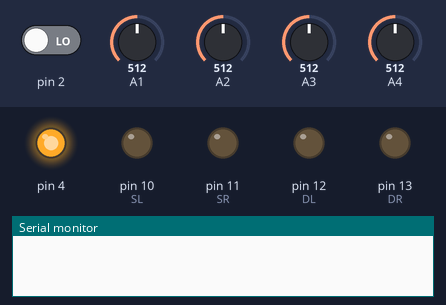
The sketch below on a simulated Arduino Uno, built with avr-gcc and run on an emulated ATmega328P. Shown: output pins drawn as LEDs (lit = HIGH), the last lines printed to the serial monitor. The test bench sets the inputs (shaded band); at power-on: A1 = 512, pin 2 LOW, A2 = 512, A3 = 512, A4 = 512.

Above: at 0.01 s.
At 1.7 s:
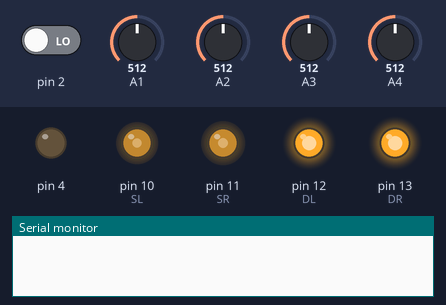
1.8 s: A1 set to 366
3.3 s: A1 set to 344
At 5.0 s:
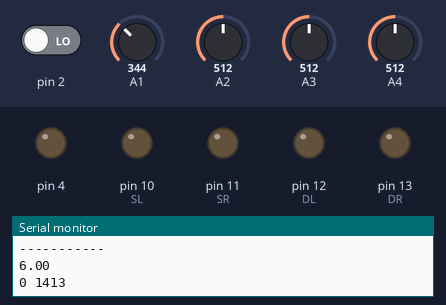
Timing chart, 0 to 6.5 s (numbered marks = the images above; inputs shaded):
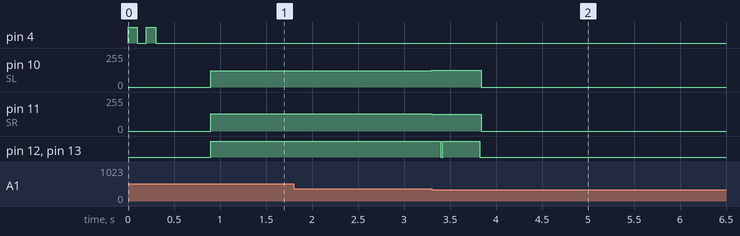

The sketch:

vro_2019_v1.2.ino
```cpp
#include "navigator_v2.2.h"
#include "library.h"
//int i = 1;

void setup() {
  Serial.begin(9600);
  pinMode (13, OUTPUT);
  pinMode (4 , OUTPUT);
  pinMode (DR, OUTPUT);
  pinMode (DL, OUTPUT);
  while (digitalRead(2) == 1) { delay(10); } zum(); delay(500);
  linia();
  //L();
  //Serial.print("O"); delay(3000); Serial.print("O");
  //test_n();
}

void loop() {

}

void test_n() {
  t_finish = 11;
  t_start = 3;
  navigator();
  i = 1;
  while ((i < 40) && (mas[i] < 200)) {
    Serial.print(i);
    Serial.print(" ");
    Serial.println(mas[i]);
    i++;
  }
  i = 1;
  Serial.println("------------");
  while ((i < 40) && (pyt[i] > 0)) {
    Serial.print(pyt[i]);
    Serial.print(" ");
    i++;
  }
}

void arxiv() {
  //test_e();
  //test_d3();
  //test_d();
  linia_d();
  if (abs(e) >= M*0.9) { D = D + e; }
  if (abs(e) < 5) { D = 0; }
  Serial.print(e);
  Serial.print(" ");
  Serial.println(D);
  delay(1);
  if (abs(D) > 4500) {
    analogWrite (SL, 0);
    analogWrite (SR, 0);
    while (b < 1000) {}
  }
  /*in0 = analogRead(A0);
  if (in0 > max_0) { max_0 = in0; }
  if (in0 < min_0) { min_0 = in0; }
  Serial.print(min_0);
  Serial.print(" ");
  Serial.println(max_0);*/
}

void scan() {
  j = 3;  // общий счетчик точек
  x = 0; y = 0; // наст. коорд.
  napr = 1;
  while (f == 0) {//---------------------------------------------
    linia();      // проехал до локации
    //a2 = a;
    if (a > 0) {  //учитываем прямые участки пути
      if (napr == 1) { x++; }  // определяем координату
      if (napr == 2) { y++; }
      if (napr == 3) { x--; }
      if (napr == 4) { y--; }
      i = 1;
      myt = 1;
      while (!((ver[myt][1] == x) && (ver[myt][2] == y))) { myt++; } // ищем точку с такой-же координатой
      ver[myt][3] = 1;   // отмечаем, что были в ней
      AV();
      a--;
    }
    if (napr == 1) { x++; }  // определяем координату
    if (napr == 2) { y++; }
    if (napr == 3) { x--; }
    if (napr == 4) { y--; }
    i = 1;
    myt = 1;
    while (!((ver[myt][1] == x) && (ver[myt][2] == y))) { myt++; } // ищем точку с такой-же координатой
    ver[myt][3] = 1;   // отмечаем, что были в ней
    // определил соседние локации
    //Serial.println(A);
    if (A == 2.1) { AL();             }
    if (A == 2.2) { AR();             }
    if (A == 3.1) { AL();             }
    if (A == 3.2) { AR();             }
    if (A == 5  ) { AR(); AL();       }
    if (A == 5.1) { AL(); AV();       }
    if (A == 5.2) { AR(); AV();       }
    if (A == 6  ) { AL(); AR(); AV(); }
    // проверить на "все ли обследованны"
    i = 1;
    while (ver[i][0] > 0) {
      if (ver[i][3] == 0) { f++; }
      i++;
    }
    if (f > 0) { f = 0; }
    else       { f = 1; }
    i = 1;
    // определить, куда ехать дальше если !(f == 0) и при надобности повернуть
    //f++;
    if (f == 0) {
      // проверка: есть ли рядом неразведанные
      while ((i < 34) && (flag == 0)) {
        if (((ver[i][1] == x + 1) && (ver[i][2] == y) && (ver[i][3] == 0)) || ((ver[i][1] == x - 1) && (ver[i][2] == y) && (ver[i][3] == 0)) || ((ver[i][1] == x) && (ver[i][2] == y + 1) && (ver[i][3] == 0)) || ((ver[i][1] == x) && (ver[i][2] == y - 1) && (ver[i][3] == 0))) {
          flag++;
        }
        i++;
      }
      i = 1;
      if (flag == 1) {  // есть рядом неразведанные
        flag = 0;  // поиск, куда можно поехать
        // вперед
        while (!((ver[i][1] == x + 1) && (ver[i][2] == y) && (ver[i][3] == 0)) && (flag == 0) && (napr == 1) && (i < 34)) { i++; } if (i < 34) { flag = 1; } i = 1;
        while (!((ver[i][1] == x) && (ver[i][2] == y + 1) && (ver[i][3] == 0)) && (flag == 0) && (napr == 2) && (i < 34)) { i++; } if (i < 34) { flag = 1; } i = 1;
        while (!((ver[i][1] == x - 1) && (ver[i][2] == y) && (ver[i][3] == 0)) && (flag == 0) && (napr == 3) && (i < 34)) { i++; } if (i < 34) { flag = 1; } i = 1;
        while (!((ver[i][1] == x) && (ver[i][2] == y - 1) && (ver[i][3] == 0)) && (flag == 0) && (napr == 4) && (i < 34)) { i++; } if (i < 34) { flag = 1; } i = 1;
        // влево
        while (!((ver[i][1] == x + 1) && (ver[i][2] == y) && (ver[i][3] == 0)) && (flag == 0) && (napr == 2) && (i < 34)) { i++; } if (i < 34) { flag = 2; } i = 1;
        while (!((ver[i][1] == x) && (ver[i][2] == y + 1) && (ver[i][3] == 0)) && (flag == 0) && (napr == 3) && (i < 34)) { i++; } if (i < 34) { flag = 2; } i = 1;
        while (!((ver[i][1] == x - 1) && (ver[i][2] == y) && (ver[i][3] == 0)) && (flag == 0) && (napr == 4) && (i < 34)) { i++; } if (i < 34) { flag = 2; } i = 1;
        while (!((ver[i][1] == x) && (ver[i][2] == y - 1) && (ver[i][3] == 0)) && (flag == 0) && (napr == 1) && (i < 34)) { i++; } if (i < 34) { flag = 2; } i = 1;
        // вправо
        while (!((ver[i][1] == x + 1) && (ver[i][2] == y) && (ver[i][3] == 0)) && (flag == 0) && (napr == 4) && (i < 34)) { i++; } if (i < 34) { flag = 3; } i = 1;
        while (!((ver[i][1] == x) && (ver[i][2] == y + 1) && (ver[i][3] == 0)) && (flag == 0) && (napr == 1) && (i < 34)) { i++; } if (i < 34) { flag = 3; } i = 1;
        while (!((ver[i][1] == x - 1) && (ver[i][2] == y) && (ver[i][3] == 0)) && (flag == 0) && (napr == 2) && (i < 34)) { i++; } if (i < 34) { flag = 3; } i = 1;
        while (!((ver[i][1] == x) && (ver[i][2] == y - 1) && (ver[i][3] == 0)) && (flag == 0) && (napr == 3) && (i < 34)) { i++; } if (i < 34) { flag = 3; } i = 1;
        if (flag == 1) { V(); }
        if (flag == 2) { L(); }
        if (flag == 3) { R(); }
      }
      else { // нет рядом неразведанных (они далеко)
        //--------------------------------------------------  дописать
      }
    }
  }
  i = 1;
  while (ver[i][0] > 0) {
    Serial.print((int)ver[i][0]);
    Serial.print(" ");
    Serial.print((int)ver[i][1]);
    Serial.print(" ");
    Serial.print((int)ver[i][2]);
    Serial.print(" ");
    Serial.println((int)ver[i][3]);
    Serial.print(" ");
    i++;
    delay(100);
  }
  Serial.println("---------------");
  i = 1;
  while (dor[i][0] > 0) {
    Serial.print(dor[i][0]);
    Serial.print(" ");
    Serial.println(dor[i][1]);
    i++;
    delay(100);
  }
}

void linia() {
  a = 0;
  //while ((((analogRead(A1) > 350) && (analogRead(A4) > 350))) && (((analogRead(A2) < 850) || (analogRead(A3) < 850)))) {
  while ((abs(D) < 4500) && (analogRead(A1) > 350) && (analogRead(A4) > 350) && ((analogRead(A2) < 850) || (analogRead(A3) < 850)))  {
    linia_d();
    if (abs(e) >= M*0.9) { D = D + e; }
    if (abs(e) < 5) { D = 0; }
    k++;
    delay(1);
  }
  if (D < 4500) {
    digitalWrite(DL, 1);
    analogWrite (SL, M);
    digitalWrite(DR, 1);
    analogWrite (SR, M);
    delay(100);
    digitalWrite(DL, 0);
    analogWrite (SL, M);
    digitalWrite(DR, 0);
    analogWrite (SR, M);
    delay(20);
    digitalWrite(DL, 0);
    analogWrite (SL, 0);
    digitalWrite(DR, 0);
    analogWrite (SR, 0);
  }
  digitalWrite(DL, 1);
  analogWrite (SL, 0);
  digitalWrite(DR, 1);
  analogWrite (SR, 0);
  a = (k + 400)/1000 - 1;
  if (a < 0) { a = 0; }
  //-------------------------------------------------- проехали по линии до какого-то элемента
  if (abs(D) > 100) {  // дуга
    if (D > 0) { A = 2.1; l(); }
    else { A = 2.2; r(); }
  }
  else {       // не дуга
    //process();
    if (analogRead(A1) < 700) { in1 = 1; } else { in1 = 0; }
    if (analogRead(A2) < 800) { in2 = 1; } else { in2 = 0; }
    if (analogRead(A3) < 800) { in3 = 1; } else { in3 = 0; }
    if (analogRead(A4) < 700) { in4 = 1; } else { in4 = 0; }
    if (analogRead(A0) < 800) { in0 = 1; } else { in0 = 0; }
    if ((in1 == 1) && (in2 == 1) && (in3 == 1) && (in4 == 1) && (in0 == 1)) { A = 6;   }
    if ((in1 == 1) && (in2 == 1) && (in3 == 1) && (in4 == 1) && (in0 == 0)) { A = 5;   }
    if ((in1 == 1) && (in2 == 1) && (in3 == 1) && (in4 == 0) && (in0 == 1)) { A = 5.1; }
    if ((in1 == 0) && (in2 == 1) && (in3 == 1) && (in4 == 1) && (in0 == 1)) { A = 5.2; }
    if ((in1 == 0) && (in2 == 0) && (in3 == 0) && (in4 == 0) && (in0 == 0)) { A = 4;   }
    if ((in1 == 0) && (in2 == 1) && (in3 == 1) && (in4 == 1) && (in0 == 0)) { A = 3.2; }
    if ((in1 == 1) && (in2 == 1) && (in3 == 1) && (in4 == 0) && (in0 == 0)) { A = 3.1; }
  }
  if (D < 4500) {
    digitalWrite(DL, 1);
    analogWrite (SL, M);
    digitalWrite(DR, 1);
    analogWrite (SR, M);
    delay(400);
    digitalWrite(DL, 0);
    analogWrite (SL, M);
    digitalWrite(DR, 0);
    analogWrite (SR, M);
    delay(20);
    digitalWrite(DL, 0);
    analogWrite (SL, 0);
    digitalWrite(DR, 0);
    analogWrite (SR, 0);
  }
  D = 0;
  //test_d2();
  Serial.println("-----------");
  Serial.println(A);
  Serial.print(a);
  Serial.print(" ");
  Serial.println(k);
  k = 0;
}

void linia_d() {
  in2 = analogRead(A2);
  in3 = analogRead(A3);
  if (in2 > max_2) { max_2 = in2; }
  if (in2 < min_2) { min_2 = in2; }
  if (in3 > max_3) { max_3 = in3; }
  if (in3 < min_3) { min_3 = in3; }
  e = (map(in3, min_3, max_3, 0, M) - map(in2, min_2, max_2, 0, M))*1.5;
  if (e > M)      { e = M; }
  if (e < M*(-1)) { e = M*(-1); }
  digitalWrite(DL, 1);
  analogWrite (SL, M - e);
  digitalWrite(DR, 1);
  analogWrite (SR, M + e);
}

void process() {
  /*if (analogRead(A1) < 570) { in1 = 1; } else { in1 = 0; }
  if (analogRead(A2) < 750) { in2 = 1; } else { in2 = 0; }
  if (analogRead(A3) < 825) { in3 = 1; } else { in3 = 0; }
  if (analogRead(A4) < 600) { in4 = 1; } else { in4 = 0; }
  if (analogRead(A0) < 725) { in0 = 1; } else { in0 = 0; }*/
  if (analogRead(A1) < 700) { in1 = 1; } else { in1 = 0; }
  if (analogRead(A2) < 800) { in2 = 1; } else { in2 = 0; }
  if (analogRead(A3) < 800) { in3 = 1; } else { in3 = 0; }
  if (analogRead(A4) < 700) { in4 = 1; } else { in4 = 0; }
  if (analogRead(A0) < 800) { in0 = 1; } else { in0 = 0; }
  if ((in1 == 1) && (in2 == 1) && (in3 == 1) && (in4 == 1) && (in0 == 1)) { A = 6;   }
  if ((in1 == 1) && (in2 == 1) && (in3 == 1) && (in4 == 1) && (in0 == 0)) { A = 5;   }
  if ((in1 == 1) && (in2 == 1) && (in3 == 1) && (in4 == 0) && (in0 == 1)) { A = 5.1; }
  if ((in1 == 0) && (in2 == 1) && (in3 == 1) && (in4 == 1) && (in0 == 1)) { A = 5.2; }
  if ((in1 == 0) && (in2 == 0) && (in3 == 0) && (in4 == 0) && (in0 == 0)) { A = 4;   }
  if ((in1 == 0) && (in2 == 1) && (in3 == 1) && (in4 == 1) && (in0 == 0)) { A = 3.2; }
  if ((in1 == 1) && (in2 == 1) && (in3 == 1) && (in4 == 0) && (in0 == 0)) { A = 3.1; }
  //if ((in1 == 0) && (in2 == 1) && (in3 == 1) && (in4 == 0) && (in0 == 1)) { A = 1;   }
}

void test_d3() {
  if (analogRead(A1) < 700) { in1 = 1; } else { in1 = 0; }
  if (analogRead(A2) < 800) { in2 = 1; } else { in2 = 0; }
  if (analogRead(A3) < 800) { in3 = 1; } else { in3 = 0; }
  if (analogRead(A4) < 700) { in4 = 1; } else { in4 = 0; }
  if (analogRead(A0) < 800) { in0 = 1; } else { in0 = 0; }
  Serial.print(in1);
  Serial.print(" ");
  Serial.print(in2);
  Serial.print(" ");
  Serial.print(in3);
  Serial.print(" ");
  Serial.print(in4);
  Serial.print(" ");
  Serial.println(in0);
  delay(100);
}

void test_d2() {
  Serial.println(A);
  Serial.print(in1);
  Serial.print(" ");
  Serial.print(in2);
  Serial.print(" ");
  Serial.print(in3);
  Serial.print(" ");
  Serial.print(in4);
  Serial.print(" ");
  Serial.println(in0);
  delay(100);
}

void test_d() {
  Serial.print(analogRead(A1));
  Serial.print(" ");
  Serial.print(analogRead(A2));
  Serial.print(" ");
  Serial.print(analogRead(A3));
  Serial.print(" ");
  Serial.print(analogRead(A4));
  Serial.print(" ");
  Serial.println(analogRead(A0));
  delay(100);
}

void test_e() {
  in2 = analogRead(A2);
  in3 = analogRead(A3);
  if (in2 > max_2) { max_2 = in2; }
  if (in2 < min_2) { min_2 = in2; }
  if (in3 > max_3) { max_3 = in3; }
  if (in3 < min_3) { min_3 = in3; }
  e = (map(in3, min_3, max_3, 0, 50) - map(in2, min_2, max_2, 0, 50));
  //e = (map((analogRead(A3)), 729, 985, 0, 50) - map((analogRead(A2)), 650, 972, 0, 50));
  Serial.println(e);
  delay(100);
}
```

Source omitted: avigator_v2.2.h (data table, 5344 bytes), library.h (8415 bytes)

Measured:
- the behaviour switches between 351 and 350 on A1 (found by bisection; images 1 and 2)
- after the input at 1.8 s, every drawn part: stays the same
- after the input at 3.3 s, pin 10 (SL): 121/255 → 125/255 at once, → 0/255 0.54 s later; pin 11 (SR): 129/255 → 125/255 at once, → 0/255 0.54 s later; pin 12 (DL), pin 13 (DR): HIGH → LOW after 0.10 s, → HIGH 0.02 s later, → LOW 0.40 s later
